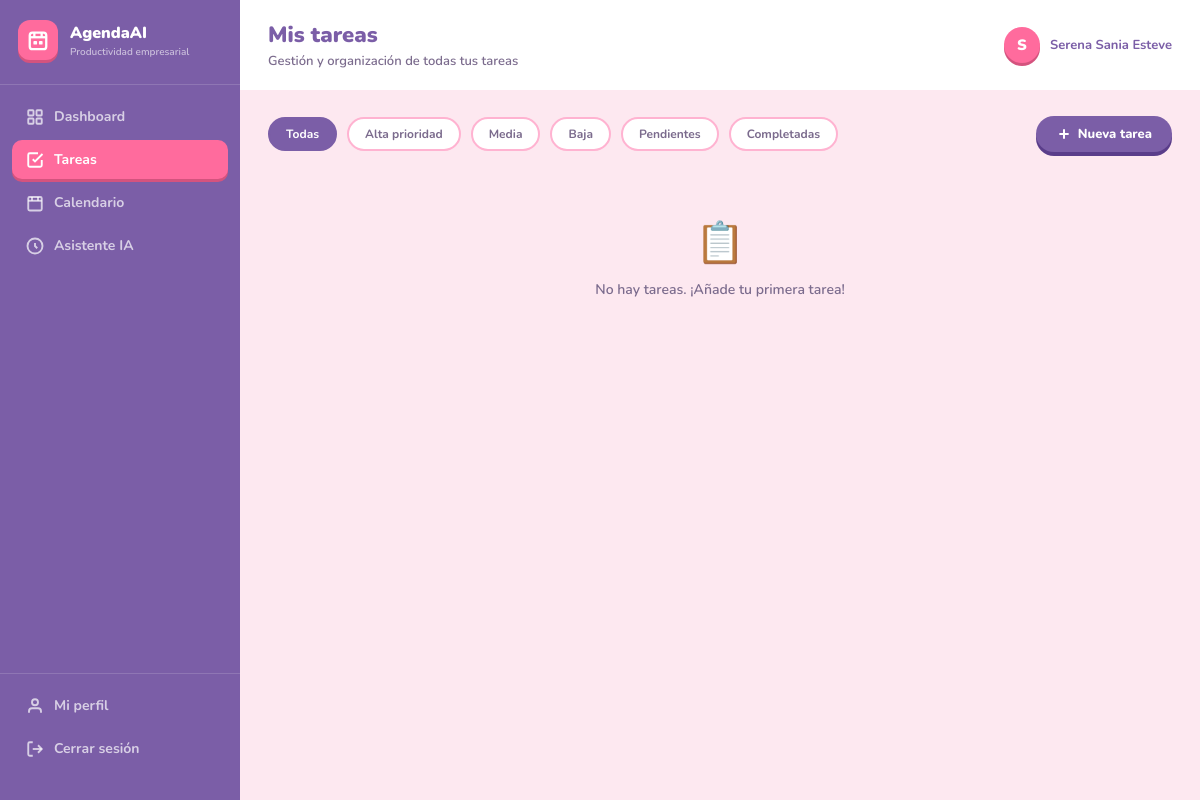
/tasks (signed in), run on an earlier commit of the app's database.
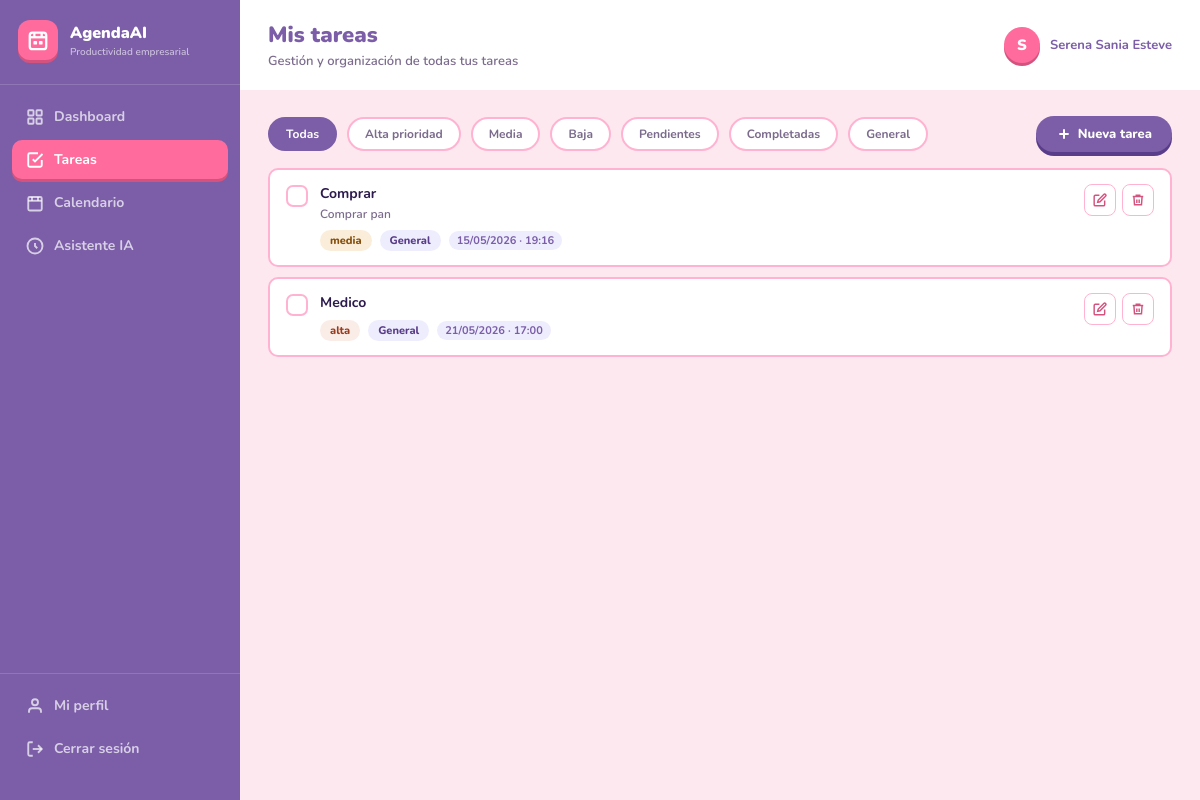
And on a later commit of the database.
### app.py (models this page shows)
class User(db.Model):
    id = db.Column(db.Integer, primary_key=True)
    name = db.Column(db.String(100), nullable=False)
    email = db.Column(db.String(150), unique=True, nullable=False)
    password = db.Column(db.String(256), nullable=False)
    company = db.Column(db.String(100), default="")
    created_at = db.Column(db.DateTime, default=datetime.utcnow)
    tasks = db.relationship("Task", backref="user", lazy=True, cascade="all, delete-orphan")
    events = db.relationship("Event", backref="user", lazy=True, cascade="all, delete-orphan")

class Task(db.Model):
    id = db.Column(db.Integer, primary_key=True)
    user_id = db.Column(db.Integer, db.ForeignKey("user.id"), nullable=False)
    title = db.Column(db.String(200), nullable=False)
    description = db.Column(db.Text, default="")
    priority = db.Column(db.String(10), default="media")  # alta / media / baja
    category = db.Column(db.String(50), default="General")
    due_date = db.Column(db.Date, nullable=True)
    due_time = db.Column(db.String(5), default="")
    done = db.Column(db.Boolean, default=False)
    ai_suggestion = db.Column(db.Text, default="")
    created_at = db.Column(db.DateTime, default=datetime.utcnow)

### app.py (the view)
@app.route("/tasks")
@login_required
def tasks():
    user = current_user()
    filter_pri = request.args.get("pri", "")
    filter_cat = request.args.get("cat", "")
    filter_done = request.args.get("done", "")
    q = Task.query.filter_by(user_id=user.id)
    if filter_pri:
        q = q.filter_by(priority=filter_pri)
    if filter_cat:
        q = q.filter_by(category=filter_cat)
    if filter_done == "0":
        q = q.filter_by(done=False)
    elif filter_done == "1":
        q = q.filter_by(done=True)
    tasks_list = q.order_by(Task.done, Task.due_date, Task.priority).all()
    cats = db.session.query(Task.category).filter_by(user_id=user.id).distinct().all()
    categories = [c[0] for c in cats]
    return render_template("tasks.html", user=user, tasks=tasks_list,
                           categories=categories, filter_pri=filter_pri,
                           filter_cat=filter_cat, filter_done=filter_done)

### app.py (called while the page is built)
def login_required(f):
    from functools import wraps
    @wraps(f)
    def decorated(*args, **kwargs):
        if "user_id" not in session:
            return redirect(url_for("login"))
        return f(*args, **kwargs)
    return decorated

def current_user():
    if "user_id" in session:
        return User.query.get(session["user_id"])
    return None

### templates/tasks.html (shortened to what this page needs)
{% extends "base.html" %}
{% block page_title %}Mis tareas{% endblock %}
{% block page_sub %}Gestión y organización de todas tus tareas{% endblock %}
{% block content %}
<div class="page-body">
  <div style="display:flex;align-items:center;justify-content:space-between;margin-bottom:16px;flex-wrap:wrap;gap:10px">
    <div class="filters-bar" style="margin-bottom:0">
      <a href="{{ url_for('tasks') }}" class="filter-btn {% if not filter_pri and not filter_done %}active{% endif %}">Todas</a>
      <a href="{{ url_for('tasks', pri='alta') }}" class="filter-btn {% if filter_pri == 'alta' %}active{% endif %}">Alta prioridad</a>
      <a href="{{ url_for('tasks', pri='media') }}" class="filter-btn {% if filter_pri == 'media' %}active{% endif %}">Media</a>
      <a href="{{ url_for('tasks', pri='baja') }}" class="filter-btn {% if filter_pri == 'baja' %}active{% endif %}">Baja</a>
      <a href="{{ url_for('tasks', done='0') }}" class="filter-btn {% if filter_done == '0' %}active{% endif %}">Pendientes</a>
      <a href="{{ url_for('tasks', done='1') }}" class="filter-btn {% if filter_done == '1' %}active{% endif %}">Completadas</a>
      {% for cat in categories %}
      <a href="{{ url_for('tasks', cat=cat) }}" class="filter-btn {% if filter_cat == cat %}active{% endif %}">{{ cat }}</a>
      {% endfor %}
    </div>
    <button class="add-btn-pill" onclick="openModal('modal-add-task')">
      <svg width="16" height="16" viewBox="0 0 24 24" fill="none" stroke="#fff" stroke-width="3"><line x1="12" y1="5" x2="12" y2="19"/><line x1="5" y1="12" x2="19" y2="12"/></svg>
      Nueva tarea
    </button>
  </div>
  <div class="tasks-grid">
    {% if tasks %}
      {% for task in tasks %}
      <div class="task-card {% if task.done %}done-card{% endif %}" id="task-{{ task.id }}">
        <div class="task-checkbox {% if task.done %}checked{% endif %}" onclick="toggleTask({{ task.id }}, this)"></div>
        <div class="task-body">
          <div class="task-title {% if task.done %}done{% endif %}">{{ task.title }}</div>
          {% if task.description %}
          <div class="task-desc">{{ task.description }}</div>
          {% endif %}
          <div class="task-meta">
            <span class="tag tag-{{ task.priority }}">{{ task.priority }}</span>
            <span class="tag tag-meet">{{ task.category }}</span>
            {% if task.due_date %}
            <span class="task-due">
              {{ task.due_date.strftime('%d/%m/%Y') }}
              {% if task.due_time %} · {{ task.due_time }}{% endif %}
            </span>
            {% endif %}
          </div>
        </div>
        <div class="task-actions">
          <button class="btn-icon" onclick="openEditModal({{ task.id }}, '{{ task.title|e }}', '{{ task.description|e }}', '{{ task.priority }}', '{{ task.category }}', '{{ task.due_date or '' }}', '{{ task.due_time or '' }}')" title="Editar">
            <svg viewBox="0 0 24 24"><path d="M11 4H4a2 2 0 0 0-2 2v14a2 2 0 0 0 2 2h14a2 2 0 0 0 2-2v-7"/><path d="M18.5 2.5a2.121 2.121 0 0 1 3 3L12 15l-4 1 1-4 9.5-9.5z"/></svg>
          </button>
          <button class="btn-icon danger" onclick="deleteTask({{ task.id }})" title="Eliminar">
            <svg viewBox="0 0 24 24"><polyline points="3 6 5 6 21 6"/><path d="M19 6l-1 14H6L5 6"/><path d="M10 11v6"/><path d="M14 11v6"/><path d="M9 6V4h6v2"/></svg>
          </button>
        </div>
      </div>
      {% endfor %}
    {% else %}
      <div class="empty-state" style="padding:48px">
        <div class="empty-icon">📋</div>
        No hay tareas. ¡Añade tu primera tarea!
      </div>
    {% endif %}
  </div>
</div>
{% endblock %}

### templates/base.html (shortened to what this page needs)
<!DOCTYPE html>
<html lang="es">
<head>
  <link rel="stylesheet" href="{{ url_for('static', filename='css/main.css') }}">
</head>
<body>
  {% if session.user_id %}
  <div class="layout">
    <aside class="sidebar">
      <div class="sidebar-brand">
        <div class="brand-icon">
        </div>
        <div>
          <div class="brand-name">AgendaAI</div>
          <div class="brand-sub">Productividad empresarial</div>
        </div>
      </div>
      <nav class="sidebar-nav">
        <a href="{{ url_for('dashboard') }}" class="nav-item {% if request.endpoint == 'dashboard' %}active{% endif %}">
          <svg width="18" height="18" viewBox="0 0 24 24" fill="none" stroke="currentColor" stroke-width="2.5"><rect x="3" y="3" width="7" height="7" rx="1"/><rect x="14" y="3" width="7" height="7" rx="1"/><rect x="3" y="14" width="7" height="7" rx="1"/><rect x="14" y="14" width="7" height="7" rx="1"/></svg>
          Dashboard
        </a>
        <a href="{{ url_for('tasks') }}" class="nav-item {% if request.endpoint == 'tasks' %}active{% endif %}">
          <svg width="18" height="18" viewBox="0 0 24 24" fill="none" stroke="currentColor" stroke-width="2.5"><polyline points="9 11 12 14 22 4"/><path d="M21 12v7a2 2 0 0 1-2 2H5a2 2 0 0 1-2-2V5a2 2 0 0 1 2-2h11"/></svg>
          Tareas
        </a>
        <a href="{{ url_for('calendar') }}" class="nav-item {% if request.endpoint == 'calendar' %}active{% endif %}">
          <svg width="18" height="18" viewBox="0 0 24 24" fill="none" stroke="currentColor" stroke-width="2.5"><rect x="3" y="4" width="18" height="18" rx="2"/><line x1="3" y1="9" x2="21" y2="9"/><line x1="8" y1="4" x2="8" y2="9"/><line x1="16" y1="4" x2="16" y2="9"/></svg>
          Calendario
        </a>
        <a href="{{ url_for('ai_assistant') }}" class="nav-item {% if request.endpoint == 'ai_assistant' %}active{% endif %}">
          <svg width="18" height="18" viewBox="0 0 24 24" fill="none" stroke="currentColor" stroke-width="2.5"><circle cx="12" cy="12" r="10"/><path d="M12 8v4l3 3"/></svg>
          Asistente IA
        </a>
      </nav>
      <div class="sidebar-bottom">
        <a href="{{ url_for('profile') }}" class="nav-item {% if request.endpoint == 'profile' %}active{% endif %}">
          <svg width="18" height="18" viewBox="0 0 24 24" fill="none" stroke="currentColor" stroke-width="2.5"><path d="M20 21v-2a4 4 0 0 0-4-4H8a4 4 0 0 0-4 4v2"/><circle cx="12" cy="7" r="4"/></svg>
          Mi perfil
        </a>
        <a href="{{ url_for('logout') }}" class="nav-item">
          <svg width="18" height="18" viewBox="0 0 24 24" fill="none" stroke="currentColor" stroke-width="2.5"><path d="M9 21H5a2 2 0 0 1-2-2V5a2 2 0 0 1 2-2h4"/><polyline points="16 17 21 12 16 7"/><line x1="21" y1="12" x2="9" y2="12"/></svg>
          Cerrar sesión
        </a>
      </div>
    </aside>
    <main class="main-content">
      <div class="topbar">
        <div>
          <h1 class="page-title">{% block page_title %}{% endblock %}</h1>
          <p class="page-sub">{% block page_sub %}{% endblock %}</p>
        </div>
        <div class="topbar-right">
          <div class="user-badge">
            <div class="user-avatar">{{ session.user_name[0]|upper }}</div>
            <span class="user-name">{{ session.user_name }}</span>
          </div>
        </div>
      </div>
      {% block content %}{% endblock %}
    </main>
  </div>
  {% else %}
    {% block auth_content %}{% endblock %}
  {% endif %}
</body>
</html>

What changed in the data, as far as the page shows it:
added Task: done False (drawn), title "Comprar", description "Comprar pan", priority "media", category "General", due_date "15/05/2026", due_time "19:16"
added Task: done False (drawn), title "Medico", priority "alta", category "General", due_date "21/05/2026", due_time "17:00"
Also different on the page:
new list line: "General"
text no longer shown: "📋 No hay tareas. ¡Añade tu primera tarea!"
